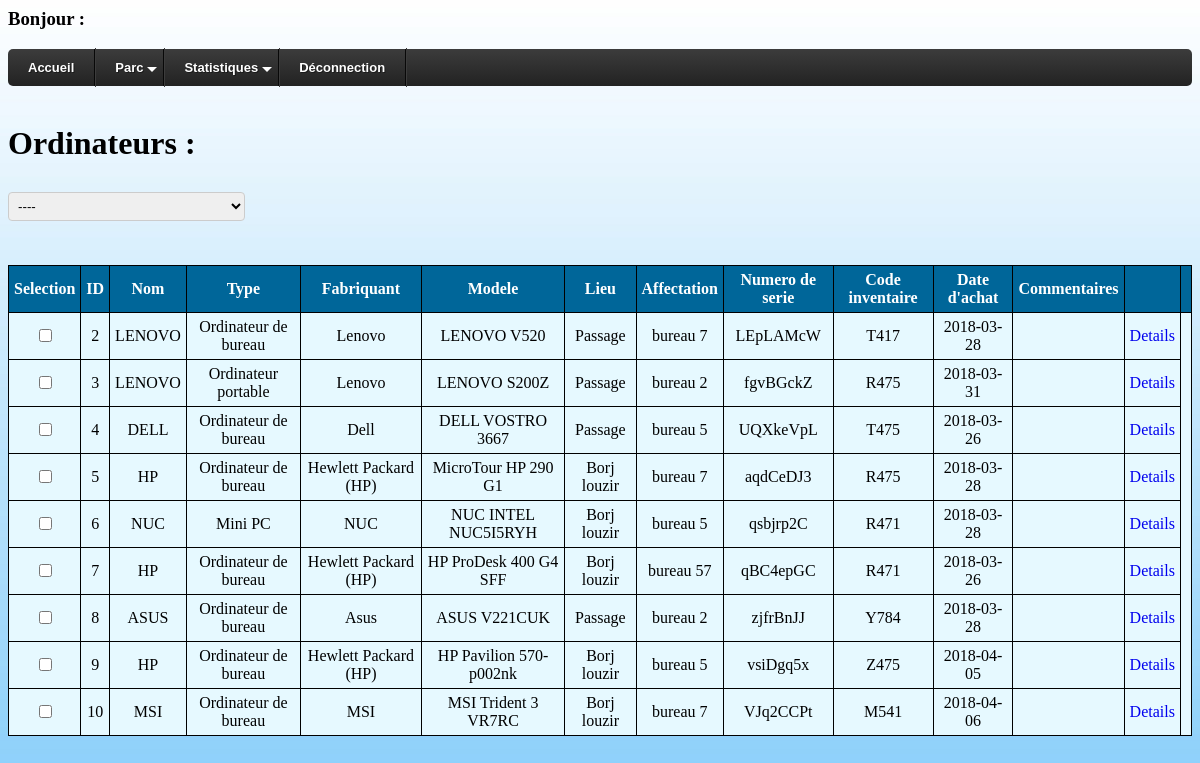
Page /ordinateur.php on the committed database.
### tables this page shows
CREATE TABLE `ordinateurs` (
  `id` int(22) NOT NULL,
  `nom` varchar(50) NOT NULL,
  `type` varchar(50) NOT NULL,
  `fabriquant` varchar(50) NOT NULL,
  `modele` varchar(50) NOT NULL,
  `sys_exp` text NOT NULL,
  `processeur` text NOT NULL,
  `carte_graphique` text NOT NULL,
  `ram` int(22) NOT NULL,
  `memoire_dur` int(40) NOT NULL,
  `lieu` text NOT NULL,
  `affectation` varchar(30) NOT NULL,
  `num_serie` varchar(50) NOT NULL,
  `code_inv` varchar(50) NOT NULL,
  `date_achat` date NOT NULL,
  `commentaires` text NOT NULL
);

### ordinateur.php (the view, shortened to what this page needs)
<?php
$req="select * from ordinateurs order by id";
$rs=mysql_query($req) or die(mysql_error());
echo"<h3>Bonjour : ".$_SESSION["login"]."</h3>";
?>
<!DOCTYPE html>
<html lang=''>
<head>
   <link rel="stylesheet" href="./css/styles1.css">
</head>
<body>
  <div id='cssmenu'>
  <ul>
     <li><a href='home.php'><span>Accueil</span></a></li>
     <li class='active has-sub'><a href='#'><span>Parc</span></a>
           </li>
      <li class='active has-sub'><a href='#'><span>Statistiques</span></a>
      </li>
     <li class='last'><a href='deco.php'><span>Déconnection</span></a></li>
  </ul>
  </div> <br/>
<h1 align="">Ordinateurs :</h1>
<select id="myselect" onclick="message()">
  <optgroup label="Caractéristiques">
    <option value="--">----</option>
  </optgroup>
</select>
<table class="tab" id="myTable" border="1" width="100%" align="left">
      <tr>
        <th>Selection</th>
        <th>ID</th>
        <th>Nom</th>
        <th>Type</th>
        <th>Fabriquant</th>
        <th>Modele</th>
        <th>Lieu</th>
        <th>Affectation</th>
        <th>Numero de serie</th>
        <th>Code inventaire</th>
        <th>Date d'achat</th>
        <th>Commentaires</th>
        <th></th>
        <th></th>
      </tr> <br/><br/><br/>
    <?php while($ET=mysql_fetch_assoc($rs)) { ?>
    <tr>
      <td><input type="checkbox" name="delid[]" value="<?php echo($ET['id']) ?> "></td>
      <td><?php echo($ET['id'])?></td>
      <td><?php echo($ET['nom'])?></td>
      <td><?php echo($ET['type'])?></td>
      <td><?php echo($ET['fabriquant'])?></td>
      <td><?php echo($ET['modele'])?></td>
      <td><?php echo($ET['lieu'])?></td>
      <td><?php echo($ET['affectation'])?></td>
      <td><?php echo($ET['num_serie'])?></td>
      <td><?php echo($ET['code_inv'])?></td>
      <td><?php echo($ET['date_achat'])?></td>
      <td><?php echo($ET['commentaires'])?></td>
               <td><a class="link" href="ordinateur.php?detid=<?php echo($ET['id'])?>">Details</a></td>
    </tr>
    <?php } ?>
    </table>
    </body>
</html>

### css/styles1.css (style rules this page uses)
.area, select { width: 20%; padding: 5px; margin: 8px 0; display: inline-block; border: 1px solid #ccc; border-radius: 4px; box-sizing: border-box; }
body { background-repeat: no-repeat; background-image: url(img/background.jpg); background-attachment: fixed; background-size: cover; height: 100%; }
#cssmenu, #cssmenu ul, #cssmenu li, #cssmenu a { border: none; line-height: 1; margin: 0; padding: 0; }
#cssmenu { height: 37px; display: block; border-radius: 5px; width: auto; border-color: #080808; margin: 0; padding: 0; }
#cssmenu > ul { list-style: inside none; margin: 0; padding: 0; }
#cssmenu > ul > li { list-style: inside none; float: left; display: inline-block; position: relative; margin: 0; padding: 0; }
#cssmenu > ul > li > a { outline: none; display: block; position: relative; text-align: center; text-decoration: none; text-shadow: 1px 1px 0 rgba(0, 0, 0, 0.4); font-weight: 700; font-size: 13px; font-family: Arial, Helvetica, sans-serif; border-right: 1px solid #080808; color: #ffffff; padding: 12px 20px; }
#cssmenu > ul > li:first-child > a { border-radius: 5px 0 0 5px; }
#cssmenu > ul > li > a:after { content: ""; position: absolute; border-right: 1px solid; top: -1px; bottom: -1px; right: -2px; z-index: 99; border-color: #3c3c3c; }
#cssmenu > ul > li.has-sub > a:before { content: ""; position: absolute; top: 18px; right: 6px; border: 5px solid transparent; border-top: 5px solid #ffffff; }
#cssmenu, #cssmenu ul ul > li:hover > a, #cssmenu ul ul li a:hover { background: #3c3c3c; background: -moz-linear-gradient(top, #3c3c3c 0%, #222222 100%); background: -webkit-gradient(linear, left top, left bottom, color-stop(0%, #3c3c3c), color-stop(100%, #222222)); background: -webkit-linear-gradient(top, #3c3c3c 0%, #222222 100%); background: -o-linear-gradient(top, #3c3c3c 0%, #222222 100%); background: -ms-linear-gradient(top, #3c3c3c 0%, #222222 100%); background: linear-gradient(top, #3c3c3c 0%, #222222 100%); }
.tab { border: 1.5px solid black; border-collapse: collapse; background-color: #e6f9ff; }
.tab th, .tab td { padding: 5px; text-align: center; }
th, td { padding: 10px; }
th { background-color: #006699; color: white; }
.link:link { text-decoration: none; }

### rows in the picture
ordinateurs: id "2", nom "LENOVO", type "Ordinateur de bureau", fabriquant "Lenovo", modele "LENOVO V520", lieu "Passage", affectation "bureau 7", num_serie "LEpLAMcW", code_inv "T417", date_achat "2018-03-28"
ordinateurs: id "3", nom "LENOVO", type "Ordinateur portable", fabriquant "Lenovo", modele "LENOVO S200Z", lieu "Passage", affectation "bureau 2", num_serie "fgvBGckZ", code_inv "R475", date_achat "2018-03-31"
ordinateurs: id "4", nom "DELL", type "Ordinateur de bureau", fabriquant "Dell", modele "DELL VOSTRO 3667", lieu "Passage", affectation "bureau 5", num_serie "UQXkeVpL", code_inv "T475", date_achat "2018-03-26"
ordinateurs: id "5", nom "HP", type "Ordinateur de bureau", fabriquant "Hewlett Packard (HP)", modele "MicroTour HP 290 G1", lieu "Borj louzir", affectation "bureau 7", num_serie "aqdCeDJ3", code_inv "R475", date_achat "2018-03-28"
ordinateurs: id "6", nom "NUC", type "Mini PC", fabriquant "NUC", modele "NUC INTEL NUC5I5RYH", lieu "Borj louzir", affectation "bureau 5", num_serie "qsbjrp2C", code_inv "R471", date_achat "2018-03-28"
ordinateurs: id "7", nom "HP", type "Ordinateur de bureau", fabriquant "Hewlett Packard (HP)", modele "HP ProDesk 400 G4 SFF", lieu "Borj louzir", affectation "bureau 57", num_serie "qBC4epGC", code_inv "R471", date_achat "2018-03-26"
ordinateurs: id "8", nom "ASUS", type "Ordinateur de bureau", fabriquant "Asus", modele "ASUS V221CUK", lieu "Passage", affectation "bureau 2", num_serie "zjfrBnJJ", code_inv "Y784", date_achat "2018-03-28"
ordinateurs: id "9", nom "HP", type "Ordinateur de bureau", fabriquant "Hewlett Packard (HP)", modele "HP Pavilion 570-p002nk", lieu "Borj louzir", affectation "bureau 5", num_serie "vsiDgq5x", code_inv "Z475", date_achat "2018-04-05"
ordinateurs: id "10", nom "MSI", type "Ordinateur de bureau", fabriquant "MSI", modele "MSI Trident 3 VR7RC", lieu "Borj louzir", affectation "bureau 7", num_serie "VJq2CCPt", code_inv "M541", date_achat "2018-04-06"
